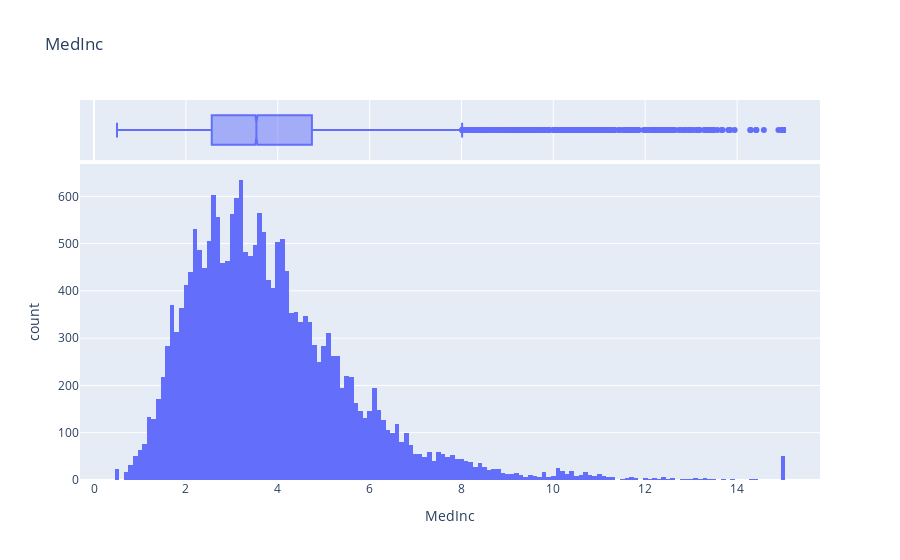

The notebook cell this image was saved under:
### Markdown cell above
1. Histogram
2. Scatter Plot and Pairs Plot
3. Boxplot

### Code cell
from sklearn.datasets import fetch_california_housing

data = fetch_california_housing(as_frame=True)
df = data["data"]
df["MedHouseVal"] = data["target"]

fig = px.histogram(df, x="MedInc", marginal="box", title="MedInc")
fig.show()

### Figure 1 — Plotly figure (JSON) as saved in the notebook; plotly's stock layout.template omitted (floating-point values rounded to 4 significant figures; data arrays with more than 128 entries replaced by an {"elided": "..."} marker saying what was removed)
{"data": [{"alignmentgroup": "True", "bingroup": "x", "hovertemplate": "MedInc=%{x}<br>count=%{y}<extra></extra>", "legendgroup": "", "marker": {"color": "#636efa", "pattern": {"shape": ""}}, "name": "", "offsetgroup": "", "orientation": "v", "showlegend": false, "type": "histogram", "x": {"elided": "20640 float values"}, "xaxis": "x", "yaxis": "y"}, {"alignmentgroup": "True", "hovertemplate": "MedInc=%{x}<extra></extra>", "legendgroup": "", "marker": {"color": "#636efa"}, "name": "", "notched": true, "offsetgroup": "", "showlegend": false, "type": "box", "x": {"elided": "20640 float values"}, "xaxis": "x2", "yaxis": "y2"}], "layout": {"barmode": "relative", "legend": {"tracegroupgap": 0}, "title": {"text": "MedInc"}, "xaxis": {"anchor": "y", "domain": [0, 1], "title": {"text": "MedInc"}}, "xaxis2": {"anchor": "y2", "domain": [0, 1], "matches": "x", "showgrid": true, "showticklabels": false}, "yaxis": {"anchor": "x", "domain": [0, 0.8316], "title": {"text": "count"}}, "yaxis2": {"anchor": "x2", "domain": [0.8416, 1], "matches": "y2", "showgrid": false, "showline": false, "showticklabels": false, "ticks": ""}}}
